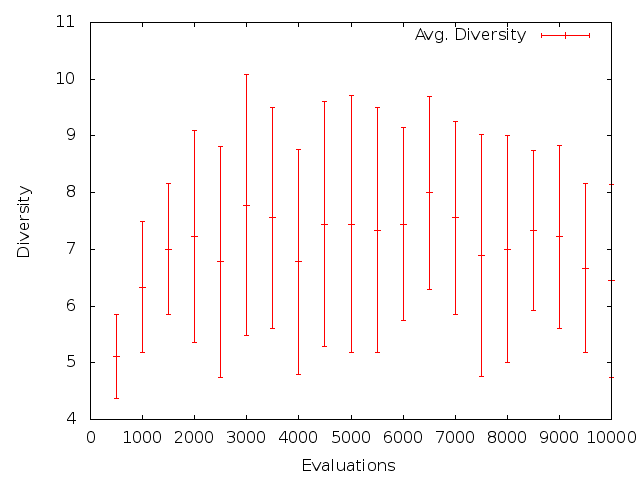

This chart was generated by the following gnuplot code:
#!/usr/bin/gnuplot -persist
#
#    
#    	G N U P L O T
#    	Version 4.4 patchlevel 0
#    	last modified March 2010
#    	System: Linux 2.6.35-32-generic
#    
#    	Copyright (C) 1986-1993, 1998, 2004, 2007-2010
#    	Thomas Williams, Colin Kelley and many others
#    
#    	gnuplot home:     http://www.gnuplot.info
#    	faq, bugs, etc:   type "help seeking-assistance"
#    	immediate help:   type "help"
#    	plot window:      hit 'h'
# set terminal wxt 0
# set output
unset clip points
set clip one
unset clip two
set bar 1.000000 front
set border 31 front linetype -1 linewidth 1.000
set xdata
set ydata
set zdata
set x2data
set y2data
set timefmt x "%d/%m/%y,%H:%M"
set timefmt y "%d/%m/%y,%H:%M"
set timefmt z "%d/%m/%y,%H:%M"
set timefmt x2 "%d/%m/%y,%H:%M"
set timefmt y2 "%d/%m/%y,%H:%M"
set timefmt cb "%d/%m/%y,%H:%M"
set boxwidth
set style fill  empty border
set style rectangle back fc lt -3 fillstyle   solid 1.00 border lt -1
set dummy x,y
set format x "% g"
set format y "% g"
set format x2 "% g"
set format y2 "% g"
set format z "% g"
set format cb "% g"
set angles radians
unset grid
set key title ""
set key inside right top vertical Right noreverse enhanced autotitles nobox
set key noinvert samplen 4 spacing 1 width 0 height 0 
unset label
unset arrow
set style increment default
unset style line
unset style arrow
set style histogram clustered gap 2 title  offset character 0, 0, 0
unset logscale
set offsets 0, 0, 0, 0
set pointsize 1
set encoding default
unset polar
unset parametric
unset decimalsign
set view 60, 30, 1, 1  
set samples 100, 100
set isosamples 10, 10
set surface
unset contour
set clabel '%8.3g'
set mapping cartesian
set datafile separator whitespace
unset hidden3d
set cntrparam order 4
set cntrparam linear
set cntrparam levels auto 5
set cntrparam points 5
set size ratio 0 1,1
set origin 0,0
set style data points
set style function lines
set xzeroaxis linetype -2 linewidth 1.000
set yzeroaxis linetype -2 linewidth 1.000
set zzeroaxis linetype -2 linewidth 1.000
set x2zeroaxis linetype -2 linewidth 1.000
set y2zeroaxis linetype -2 linewidth 1.000
set ticslevel 0.5
set mxtics default
set mytics default
set mztics default
set mx2tics default
set my2tics default
set mcbtics default
set xtics border in scale 1,0.5 mirror norotate  offset character 0, 0, 0
set xtics autofreq  norangelimit
set ytics border in scale 1,0.5 mirror norotate  offset character 0, 0, 0
set ytics autofreq  norangelimit
set ztics border in scale 1,0.5 nomirror norotate  offset character 0, 0, 0
set ztics autofreq  norangelimit
set nox2tics
set noy2tics
set cbtics border in scale 1,0.5 mirror norotate  offset character 0, 0, 0
set cbtics autofreq  norangelimit
set title "" 
set title  offset character 0, 0, 0 font "" norotate
set timestamp bottom 
set timestamp "" 
set timestamp  offset character 0, 0, 0 font "" norotate
set rrange [ * : * ] noreverse nowriteback  # (currently [8.98847e+307:-8.98847e+307] )
set trange [ * : * ] noreverse nowriteback  # (currently [-5.00000:5.00000] )
set urange [ * : * ] noreverse nowriteback  # (currently [-10.0000:10.0000] )
set vrange [ * : * ] noreverse nowriteback  # (currently [-10.0000:10.0000] )
set xlabel "Evaluations" 
set xlabel  offset character 0, 0, 0 font "" textcolor lt -1 norotate
set x2label "" 
set x2label  offset character 0, 0, 0 font "" textcolor lt -1 norotate
set xrange [ * : * ] noreverse nowriteback  # (currently [0.00000:10000.0] )
set x2range [ * : * ] noreverse nowriteback  # (currently [500.000:10000.0] )
set ylabel "Diversity" 
set ylabel  offset character 0, 0, 0 font "" textcolor lt -1 rotate by -270
set y2label "" 
set y2label  offset character 0, 0, 0 font "" textcolor lt -1 rotate by -270
set yrange [ * : * ] noreverse nowriteback  # (currently [4.00000:11.0000] )
set y2range [ * : * ] noreverse nowriteback  # (currently [4.37408:10.0765] )
set zlabel "" 
set zlabel  offset character 0, 0, 0 font "" textcolor lt -1 norotate
set zrange [ * : * ] noreverse nowriteback  # (currently [-10.0000:10.0000] )
set cblabel "" 
set cblabel  offset character 0, 0, 0 font "" textcolor lt -1 rotate by -270
set cbrange [ * : * ] noreverse nowriteback  # (currently [8.98847e+307:-8.98847e+307] )
set zero 1e-08
set lmargin  -1
set bmargin  -1
set rmargin  -1
set tmargin  -1
set locale "en_US.utf8"
set pm3d explicit at s
set pm3d scansautomatic
set pm3d interpolate 1,1 flush begin noftriangles nohidden3d corners2color mean
set palette positive nops_allcF maxcolors 0 gamma 1.5 color model RGB 
set palette rgbformulae 7, 5, 15
set colorbox default
set colorbox vertical origin screen 0.9, 0.2, 0 size screen 0.05, 0.6, 0 front bdefault
set loadpath 
set fontpath 
set fit noerrorvariables
GNUTERM = "wxt"
plot "graph_xor_mimic_report_Graphs" index 2:2 using 1:2:3 title "Avg. Diversity" with yerrorbars
#    EOF
